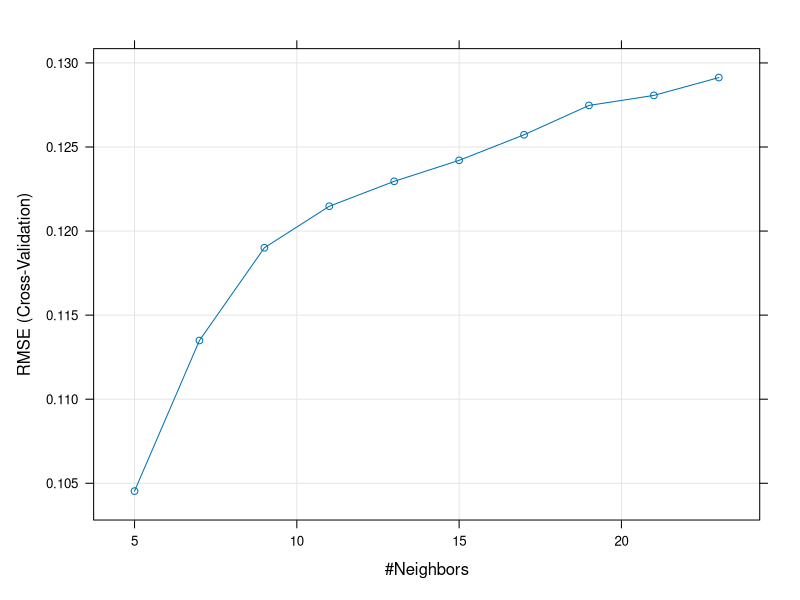
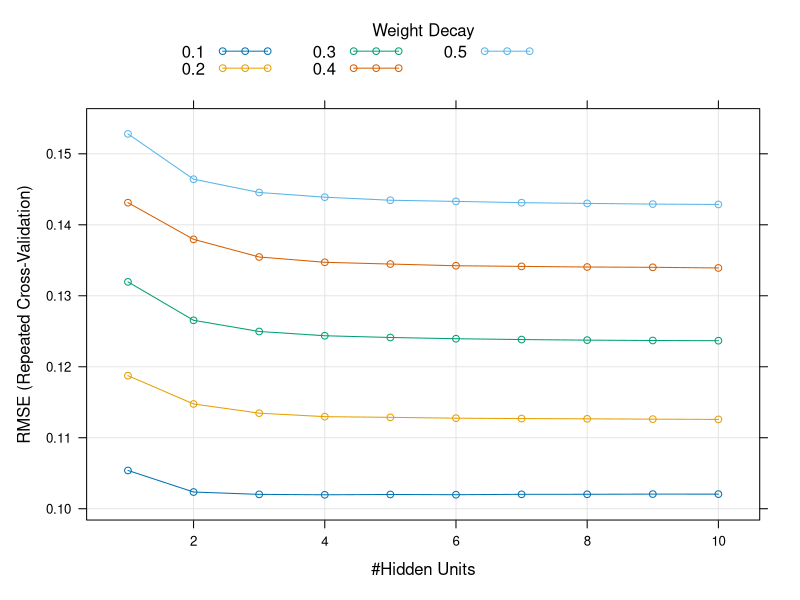
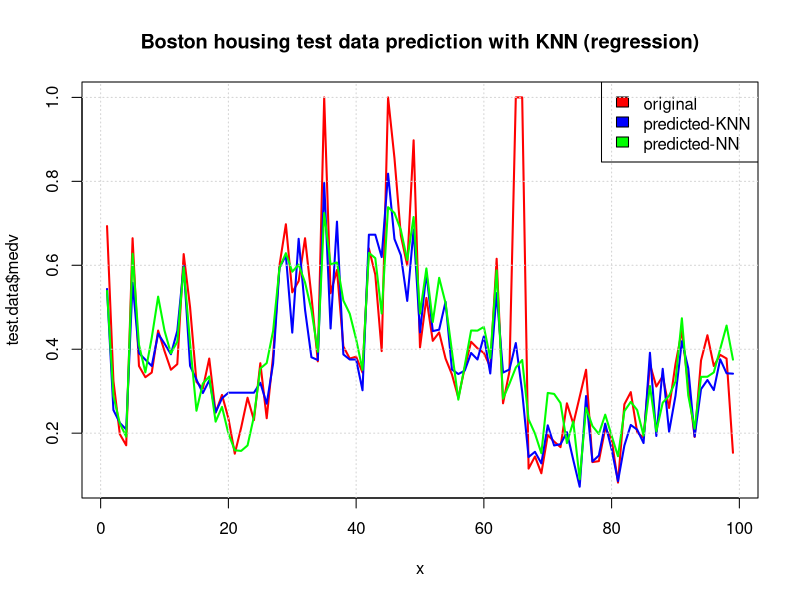

Source code (R) for these figures, in order:
# Load the data
# https://cran.r-project.org/web/packages/MASS/MASS.pdf
data("Boston", package = "MASS")

#install.packages("caret")
library(caret)

preProcValues <- preProcess(Boston, method = c("range"))
data.centered.scaled <- predict(preProcValues, Boston)

# Split the data into training and test set
set.seed(2)
training.samples <- caret::createDataPartition(data.centered.scaled$medv, p = 0.8, list = FALSE)
train.data  <- data.centered.scaled[training.samples, ]
test.data <- data.centered.scaled[-training.samples, ]

##########################
# K-NN

KNN_model <- caret::train(
  medv~., data = train.data, method = "knn",
  trControl = caret::trainControl("cv", number = 10),
  tuneLength = 10
)

# Plot KNN_model error RMSE vs different values of k
plot(KNN_model)

# Best tuning parameter k that minimize the RMSE
#KNN_model$bestTune

# Make predictions on the test data
KNN_predictions <- predict(KNN_model,test.data)
#head(KNN_predictions)

# Compute the prediction error RMSE
RMSE(KNN_predictions, test.data$medv)
# K-NN
##########################


##########################
# NN
NN_control <- trainControl(method = "repeatedcv", # validación cruzada con repetición
                           number = 10,            # número de paquetes de muestra
                           repeats = 3)           # para optimizar métricas 

NN_tuneGrid = expand.grid(size=seq(from = 1, to = 10, by = 1),
                       decay = seq(from = 0.1, to = 0.5, by = 0.1))


NN_model = caret::train(medv ~ ., data = train.data, method = "nnet",
                      trControl = NN_control,
                      tuneGrid=NN_tuneGrid)

# Plot model error RMSE vs different values of k
plot(NN_model)

# Best tuning parameter k that minimize the RMSE
NN_model$bestTune

# Make predictions on the test data
NN_predictions <- predict(NN_model,test.data)
head(NN_predictions)

# Compute the prediction error RMSE
RMSE(NN_predictions, test.data$medv)
# NN
##########################



# plots real vs predicted values
x = 1:dim(test.data)[1]
plot(x, test.data$medv, col = "red", type = "l", lwd=2,
     main = "Boston housing test data prediction with KNN (regression)")

lines(x, KNN_predictions, col = "blue", lwd=2)
lines(x, NN_predictions, col = "green", lwd=2)

legend("topright",  legend = c("original", "predicted-KNN", "predicted-NN"), 
       fill = c("red", "blue","green"), col = 2:3,  adj = c(0, 0.6))
grid() 


